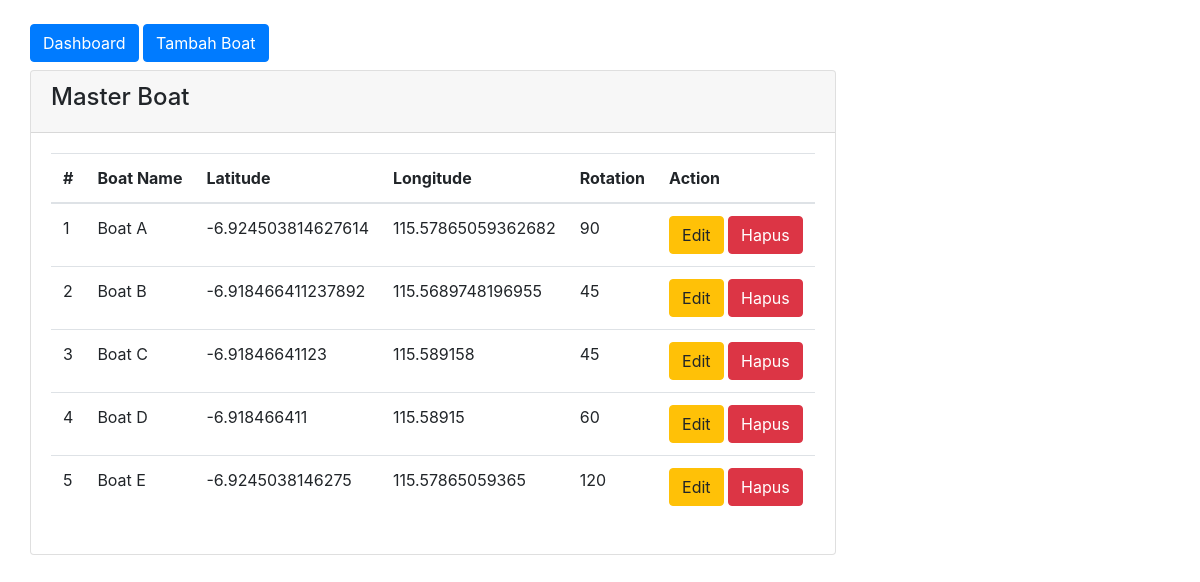
/index.php/boat, run on the app's committed database.
### tables this page shows
CREATE TABLE `boat` (
  `id` int(11) NOT NULL,
  `boat_name` varchar(50) NOT NULL,
  `latitude` varchar(40) NOT NULL,
  `longitude` varchar(40) NOT NULL,
  `rotation` varchar(40) NOT NULL
);

### application/controllers/Boat.php (called while the page is built, shortened)
<?php
class Boat extends CI_Controller {
	public function __construct()
	{
		$this->load->model('Boat_model');
	}
	public function index()
	{
		$data['data'] = $this->Boat_model->getAllData();
		$this->load->view('boat/index', $data);
	}
}

### index.php (called while the page is built, shortened)
<?php
require_once BASEPATH.'core/CodeIgniter.php';

### application/models/Boat_model.php (called while the page is built, shortened)
<?php
class Boat_model extends CI_Model {
  private $table = "boat";
  public function getAllData()
  {
    $this->db->select('*');
    $this->db->from($this->table);
    $query = $this->db->get();
    return $query->result_array();
  }
}

### application/views/boat/index.php (the view, shortened to what this page needs)
<!DOCTYPE html>
<html lang="en">
<head>
	<link href="<?php echo base_url() ?>assets/css/bootstrap.min.css" rel="stylesheet" />
</head>
<body>
    <div class="container">
        <div class="row mt-4">
            <a href="<?=site_url("welcome/index")?>">
                <button	ton class="btn btn-primary">Dashboard</button>
            </a>
            <a href="<?=site_url("boat/create")?>">
                <button	ton class="btn btn-primary">Tambah Boat</button>
            </a>
        </div>
        <div class="row mt-2">
            <div class="card">
                <div class="card-header">
                    <h4>Master Boat</h4>
                </div>
                <div class="card-body">
                    <div class="table-responsive">
                        <table class="table">
                            <thead>
                                <tr>
                                    <th>#</th>
                                    <th>Boat Name</th>
                                    <th>Latitude</th>
                                    <th>Longitude</th>
                                    <th>Rotation</th>
                                    <th>Action</th>
                                </tr>
                            </thead>
                            <tbody>
                            <?php $no = 1; ?>
                            <?php foreach ($data as $item) : ?>
                                <tr>
                                    <td><?=$no++?></td>
                                    <td><?= ucfirst($item['boat_name']) ?></td>
                                    <td><?=$item['latitude']?></td>
                                    <td><?=$item['longitude']?></td>
                                    <td><?=$item['rotation']?></td>
                                    <td>
                                        <a href="<?=base_url('boat/edit/')?><?=$item['id']?>" class="btn btn-warning">Edit</a>
                                        <a href="<?=base_url('boat/delete/')?><?=$item['id']?>" onclick="return confirm('Apakah anda yakin ingin menghapus data ?')" class="btn btn-danger">Hapus</a>
                                    </td>
                                </tr>
                            <?php endforeach; ?>
                            </tbody>
                        </table>
                    </div>
                </div>
            </div>
        </div>
    </div>
</body>
</html>

### data on the page
boat: boat_name "Boat A", latitude "-6.924503814627614", longitude "115.57865059362682", rotation "90"
boat: boat_name "Boat B", latitude "-6.918466411237892", longitude "115.5689748196955", rotation "45"
boat: boat_name "Boat C", latitude "-6.91846641123", longitude "115.589158", rotation "45"
boat: boat_name "Boat D", latitude "-6.918466411", longitude "115.58915", rotation "60"
boat: boat_name "Boat E", latitude "-6.9245038146275", longitude "115.57865059365", rotation "120"
